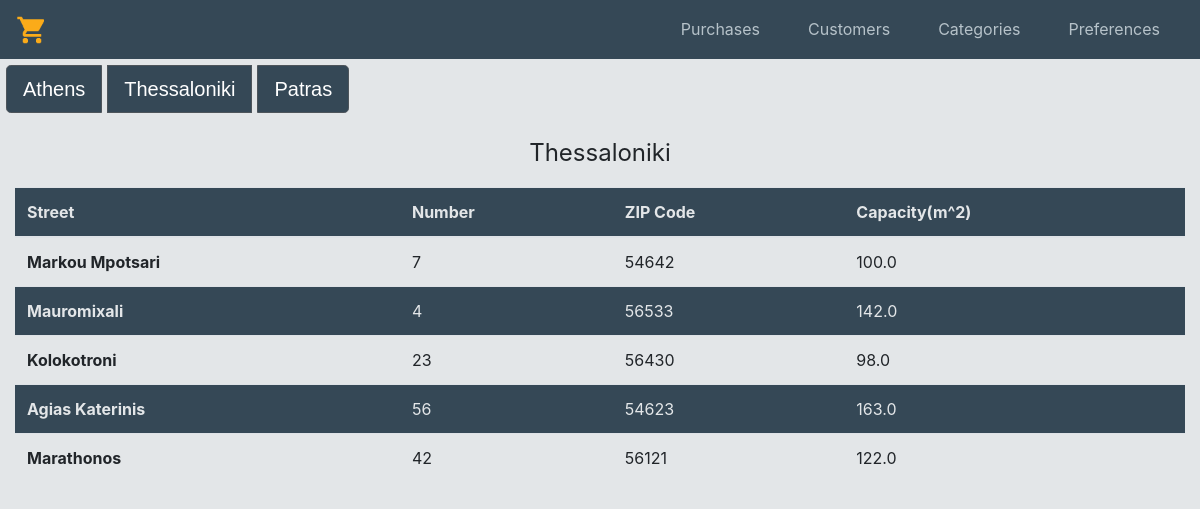
The page /Thessaloniki.php on the database its author committed.
### tables this page shows
CREATE TABLE `store` (
  `storeid` int(4) NOT NULL,
  `street_name` varchar(30) NOT NULL,
  `street_number` decimal(3,0) NOT NULL,
  `city` varchar(30) NOT NULL,
  `zip` decimal(5,0) NOT NULL,
  `sq_meters` decimal(6,1) NOT NULL
);

### src/Thessaloniki.php (the view, shortened to what this page needs)
<?php
$conn = mysqli_connect('192.168.99.100', 'root', 'root', 'supermarketdb');
$sql = 'SELECT * FROM store WHERE city = "Thessaloniki"';
$result = mysqli_query($conn, $sql);
$reg = mysqli_fetch_all($result, MYSQLI_ASSOC);
?>
<?php include 'templates/header.php';?>
<div class="btn-group btn-group-lg" role="group" aria-label="Basic example">
<a href="Athens.php" class="btn btn-secondary btn-lg active" role="button"style="background-color:#354856;">Athens</a>
<a href="Thessaloniki.php" class="btn btn-secondary btn-lg active" role="button"style="background-color:#354856;">Thessaloniki</a>
<a href="Patras.php" class="btn btn-secondary btn-lg active" role="button"style="background-color:#354856;">Patras</a>
</div>
<p><font size = "+2"><center>Thessaloniki</center></font></p>
<div class="col - 9">
            <table class="table">
                <thead>
                    <tr>
                        <th scope="col">Street</th>
                        <th scope="col">Number</th>
                        <th scope="col">ZIP Code</th>
                        <th scope="col">Capacity(m^2)</th>
                    </tr>
                </thead>
                <tbody>
                    <?php foreach ($reg as $ath) { ?>
                        <tr>
                            <th scope="row"><?php echo $ath['street_name']?></th>
                            <td><?php echo $ath['street_number']?> </td>
                            <td><?php echo $ath['zip']?></td>
                            <td><?php echo $ath['sq_meters']?></td>
                        </tr>
                    <?php } ?>
            </table>
        </div>

### src/templates/style.css (style rules this page uses)
table tr:nth-child(even), thead { background-color: #354856; color:#e3e6e8; }
.active { font-family: arial, verdana; font-size: 12px; padding: 8px 14px 6px 14px; margin: 3px; background-color: #404040; text-decoration: none; border-radius: 3px; margin: 6px; color: #FFF; }

### rows shown on the page
store: street_name "Markou Mpotsari", street_number "7", zip "54642", sq_meters "100.0"
store: street_name "Mauromixali", street_number "4", zip "56533", sq_meters "142.0"
store: street_name "Kolokotroni", street_number "23", zip "56430", sq_meters "98.0"
store: street_name "Agias Katerinis", street_number "56", zip "54623", sq_meters "163.0"
store: street_name "Marathonos", street_number "42", zip "56121", sq_meters "122.0"
